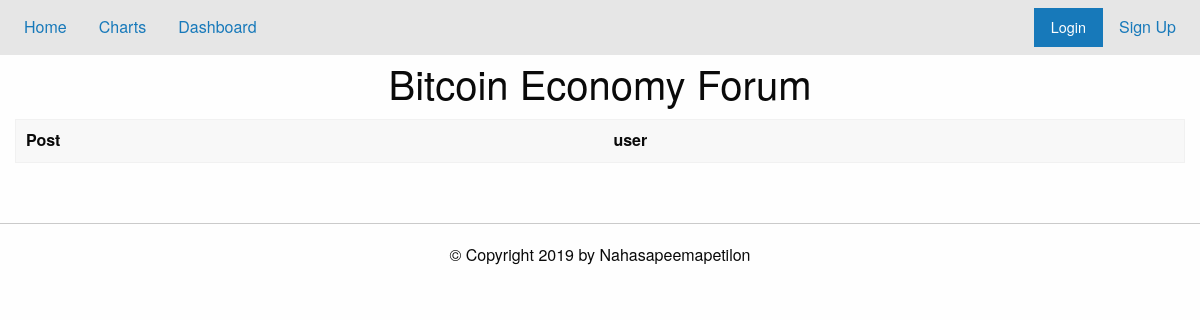
The page /forum?topics=btc_economy on the database as committed earlier.
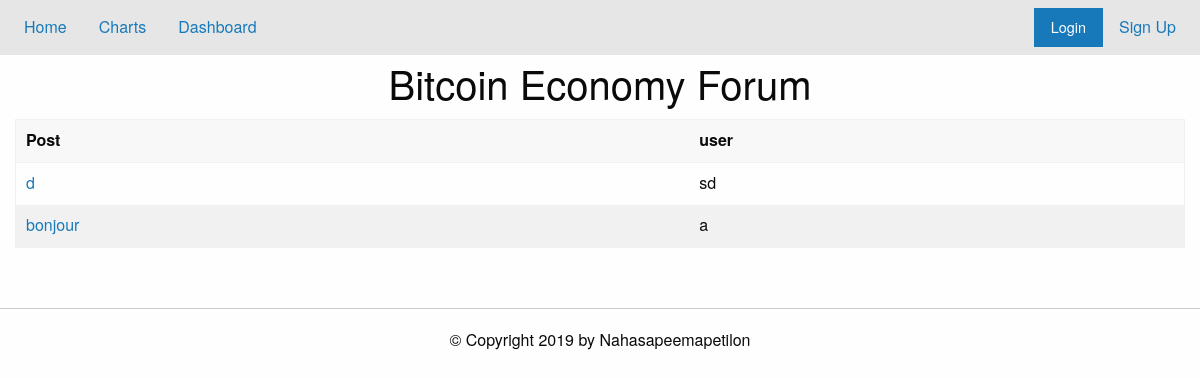
The same page on the database as committed later.
### tables this page shows
CREATE TABLE threads (threadID INT PRIMARY KEY, topic TEXT, post TEXT, user TEXT);

### app.py (the view)
@app.route("/forum", methods=['POST', 'GET'])
def load_forum():
    db = sqlite3.connect('./data/base.db')
    c = db.cursor()
    topic = request.args.get('topics')
    if topic not in goodTopics.keys():
        flash('Oops, this topic is not yet available')
        return redirect('/')
    threads= dbEditor.viewTopic(c, topic)
    print (threads)
    db.close()
    englishtopic=goodTopics[topic]
    return render_template('forum.html', notLoggedIn=noUser(),topic=englishtopic, idtopic=topic, threads= threads)

### app.py (called while the page is built)
def noUser():
    return 'username' not in session.keys()

### util/dbEditor.py (called while the page is built)
def viewTopic(cursor,topi):
    l = list(cursor.execute("SELECT threadID,user,post FROM threads WHERE topic = ?;",(topi,)))
    return l

### templates/forum.html (shortened to what this page needs)
{% extends "home.html" %}
{% block content %}
<h2 class="text-center"> {{topic}} Forum </h2>
<div class="grid-container">
{% set msgs = get_flashed_messages() %}
<table class="hover">
  <thead><tr>
      <th> Post </th><th> user </th>
  </tr></thead>
  <tbody>
    {% for thread in threads %}
    <tr>
      <td><a href="/thread?id={{thread[0]}}">{{ thread[2] }}</a></td>
      <td>{{thread[1]}}</td>
    </tr>
    {% endfor %}
  </tbody>
</table>
</div>
{% endblock %}

Rows that differ between the two databases and show on the page:
added threads: post "d", user "sd"
added threads: post "bonjour", user "a"
